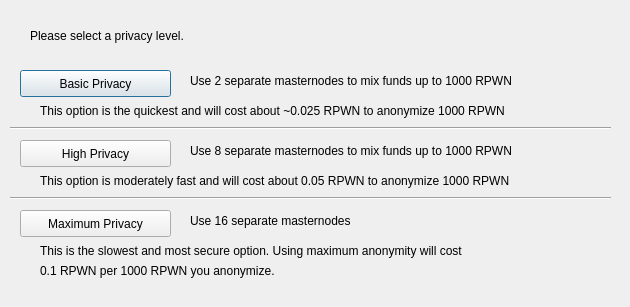
<?xml version="1.0" encoding="UTF-8"?>
<ui version="4.0">
 <class>DarksendConfig</class>
 <widget class="QDialog" name="DarksendConfig">
  <property name="geometry">
   <rect>
    <x>0</x>
    <y>0</y>
    <width>630</width>
    <height>307</height>
   </rect>
  </property>
  <property name="windowTitle">
   <string>Configure PrivateSend</string>
  </property>
  <widget class="QPushButton" name="buttonBasic">
   <property name="geometry">
    <rect>
     <x>20</x>
     <y>70</y>
     <width>151</width>
     <height>27</height>
    </rect>
   </property>
   <property name="text">
    <string>Basic Privacy</string>
   </property>
  </widget>
  <widget class="QPushButton" name="buttonHigh">
   <property name="geometry">
    <rect>
     <x>20</x>
     <y>140</y>
     <width>151</width>
     <height>27</height>
    </rect>
   </property>
   <property name="text">
    <string>High Privacy</string>
   </property>
  </widget>
  <widget class="QPushButton" name="buttonMax">
   <property name="geometry">
    <rect>
     <x>20</x>
     <y>210</y>
     <width>151</width>
     <height>27</height>
    </rect>
   </property>
   <property name="text">
    <string>Maximum Privacy</string>
   </property>
  </widget>
  <widget class="QLabel" name="label">
   <property name="geometry">
    <rect>
     <x>30</x>
     <y>20</y>
     <width>571</width>
     <height>31</height>
    </rect>
   </property>
   <property name="text">
    <string>Please select a privacy level.</string>
   </property>
  </widget>
  <widget class="QLabel" name="label_2">
   <property name="geometry">
    <rect>
     <x>190</x>
     <y>70</y>
     <width>421</width>
     <height>21</height>
    </rect>
   </property>
   <property name="text">
    <string>Use 2 separate masternodes to mix funds up to 1000 RPWN</string>
   </property>
  </widget>
  <widget class="QLabel" name="label_3">
   <property name="geometry">
    <rect>
     <x>190</x>
     <y>140</y>
     <width>411</width>
     <height>21</height>
    </rect>
   </property>
   <property name="text">
    <string>Use 8 separate masternodes to mix funds up to 1000 RPWN</string>
   </property>
  </widget>
  <widget class="QLabel" name="label_4">
   <property name="geometry">
    <rect>
     <x>190</x>
     <y>210</y>
     <width>421</width>
     <height>21</height>
    </rect>
   </property>
   <property name="text">
    <string>Use 16 separate masternodes</string>
   </property>
  </widget>
  <widget class="QLabel" name="label_6">
   <property name="geometry">
    <rect>
     <x>40</x>
     <y>100</y>
     <width>561</width>
     <height>21</height>
    </rect>
   </property>
   <property name="text">
    <string>This option is the quickest and will cost about ~0.025 RPWN to anonymize 1000 RPWN</string>
   </property>
  </widget>
  <widget class="QLabel" name="label_7">
   <property name="geometry">
    <rect>
     <x>40</x>
     <y>170</y>
     <width>561</width>
     <height>21</height>
    </rect>
   </property>
   <property name="text">
    <string>This option is moderately fast and will cost about 0.05 RPWN to anonymize 1000 RPWN</string>
   </property>
  </widget>
  <widget class="QLabel" name="label_8">
   <property name="geometry">
    <rect>
     <x>40</x>
     <y>240</y>
     <width>561</width>
     <height>21</height>
    </rect>
   </property>
   <property name="text">
    <string>This is the slowest and most secure option. Using maximum anonymity will cost</string>
   </property>
  </widget>
  <widget class="QLabel" name="label_9">
   <property name="geometry">
    <rect>
     <x>40</x>
     <y>260</y>
     <width>561</width>
     <height>21</height>
    </rect>
   </property>
   <property name="text">
    <string>0.1 RPWN per 1000 RPWN you anonymize.</string>
   </property>
  </widget>
  <widget class="Line" name="line">
   <property name="geometry">
    <rect>
     <x>10</x>
     <y>120</y>
     <width>601</width>
     <height>16</height>
    </rect>
   </property>
   <property name="orientation">
    <enum>Qt::Horizontal</enum>
   </property>
  </widget>
  <widget class="Line" name="line_2">
   <property name="geometry">
    <rect>
     <x>10</x>
     <y>190</y>
     <width>601</width>
     <height>16</height>
    </rect>
   </property>
   <property name="orientation">
    <enum>Qt::Horizontal</enum>
   </property>
  </widget>
 </widget>
 <resources/>
 <connections/>
</ui>
